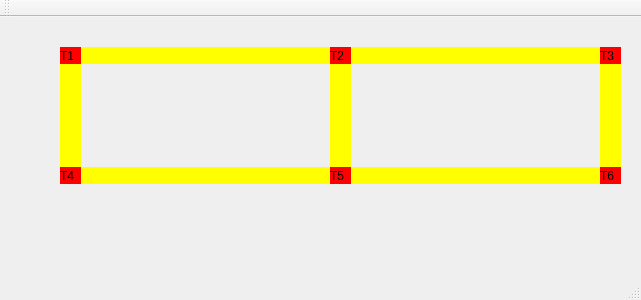
<?xml version="1.0" encoding="UTF-8"?>
<ui version="4.0">
 <class>MainWindow</class>
 <widget class="QMainWindow" name="MainWindow">
  <property name="geometry">
   <rect>
    <x>0</x>
    <y>0</y>
    <width>641</width>
    <height>300</height>
   </rect>
  </property>
  <property name="windowTitle">
   <string>MainWindow</string>
  </property>
  <widget class="QWidget" name="centralWidget">
   <widget class="QLabel" name="label_trem1">
    <property name="geometry">
     <rect>
      <x>60</x>
      <y>30</y>
      <width>21</width>
      <height>17</height>
     </rect>
    </property>
    <property name="styleSheet">
     <string notr="true">QLabel { background: red}</string>
    </property>
    <property name="text">
     <string>T1</string>
    </property>
   </widget>
   <widget class="QLabel" name="label_trem2">
    <property name="geometry">
     <rect>
      <x>330</x>
      <y>30</y>
      <width>21</width>
      <height>17</height>
     </rect>
    </property>
    <property name="styleSheet">
     <string notr="true">QLabel { background: red}</string>
    </property>
    <property name="text">
     <string>T2</string>
    </property>
   </widget>
   <widget class="QLabel" name="label_trem3">
    <property name="geometry">
     <rect>
      <x>600</x>
      <y>30</y>
      <width>21</width>
      <height>17</height>
     </rect>
    </property>
    <property name="styleSheet">
     <string notr="true">QLabel { background: red}</string>
    </property>
    <property name="text">
     <string>T3</string>
    </property>
   </widget>
   <widget class="QLabel" name="label_trem4">
    <property name="geometry">
     <rect>
      <x>60</x>
      <y>150</y>
      <width>21</width>
      <height>17</height>
     </rect>
    </property>
    <property name="styleSheet">
     <string notr="true">QLabel { background: red}</string>
    </property>
    <property name="text">
     <string>T4</string>
    </property>
   </widget>
   <widget class="QLabel" name="label_trem5">
    <property name="geometry">
     <rect>
      <x>330</x>
      <y>150</y>
      <width>21</width>
      <height>17</height>
     </rect>
    </property>
    <property name="styleSheet">
     <string notr="true">QLabel { background: red}</string>
    </property>
    <property name="text">
     <string>T5</string>
    </property>
   </widget>
   <widget class="QLabel" name="label_trem6">
    <property name="geometry">
     <rect>
      <x>600</x>
      <y>150</y>
      <width>21</width>
      <height>17</height>
     </rect>
    </property>
    <property name="styleSheet">
     <string notr="true">QLabel { background: red}</string>
    </property>
    <property name="text">
     <string>T6</string>
    </property>
   </widget>
   <widget class="QLabel" name="label_trilho1">
    <property name="geometry">
     <rect>
      <x>80</x>
      <y>30</y>
      <width>250</width>
      <height>17</height>
     </rect>
    </property>
    <property name="styleSheet">
     <string notr="true">QLabel { background: yellow}</string>
    </property>
    <property name="text">
     <string/>
    </property>
   </widget>
   <widget class="QLabel" name="label_trilho2">
    <property name="geometry">
     <rect>
      <x>80</x>
      <y>150</y>
      <width>250</width>
      <height>17</height>
     </rect>
    </property>
    <property name="styleSheet">
     <string notr="true">QLabel { background: yellow}</string>
    </property>
    <property name="text">
     <string/>
    </property>
   </widget>
   <widget class="QLabel" name="label_trilho3">
    <property name="geometry">
     <rect>
      <x>330</x>
      <y>30</y>
      <width>21</width>
      <height>137</height>
     </rect>
    </property>
    <property name="styleSheet">
     <string notr="true">QLabel { background: yellow}</string>
    </property>
    <property name="text">
     <string/>
    </property>
   </widget>
   <widget class="QLabel" name="label_trilho4">
    <property name="geometry">
     <rect>
      <x>60</x>
      <y>30</y>
      <width>21</width>
      <height>137</height>
     </rect>
    </property>
    <property name="styleSheet">
     <string notr="true">QLabel { background: yellow}</string>
    </property>
    <property name="text">
     <string/>
    </property>
   </widget>
   <widget class="QLabel" name="label_trilho4_2">
    <property name="geometry">
     <rect>
      <x>600</x>
      <y>30</y>
      <width>21</width>
      <height>137</height>
     </rect>
    </property>
    <property name="styleSheet">
     <string notr="true">QLabel { background: yellow}</string>
    </property>
    <property name="text">
     <string/>
    </property>
   </widget>
   <widget class="QLabel" name="label_trilho1_2">
    <property name="geometry">
     <rect>
      <x>350</x>
      <y>30</y>
      <width>250</width>
      <height>17</height>
     </rect>
    </property>
    <property name="styleSheet">
     <string notr="true">QLabel { background: yellow}</string>
    </property>
    <property name="text">
     <string/>
    </property>
   </widget>
   <widget class="QLabel" name="label_trilho2_2">
    <property name="geometry">
     <rect>
      <x>350</x>
      <y>150</y>
      <width>250</width>
      <height>17</height>
     </rect>
    </property>
    <property name="styleSheet">
     <string notr="true">QLabel { background: yellow}</string>
    </property>
    <property name="text">
     <string/>
    </property>
   </widget>
   <zorder>label_trilho1</zorder>
   <zorder>label_trilho2</zorder>
   <zorder>label_trilho3</zorder>
   <zorder>label_trilho4</zorder>
   <zorder>label_trilho4_2</zorder>
   <zorder>label_trilho1_2</zorder>
   <zorder>label_trilho2_2</zorder>
   <zorder>label_trem1</zorder>
   <zorder>label_trem2</zorder>
   <zorder>label_trem3</zorder>
   <zorder>label_trem4</zorder>
   <zorder>label_trem5</zorder>
   <zorder>label_trem6</zorder>
  </widget>
  <widget class="QMenuBar" name="menuBar">
   <property name="geometry">
    <rect>
     <x>0</x>
     <y>0</y>
     <width>641</width>
     <height>22</height>
    </rect>
   </property>
  </widget>
  <widget class="QToolBar" name="mainToolBar">
   <attribute name="toolBarArea">
    <enum>TopToolBarArea</enum>
   </attribute>
   <attribute name="toolBarBreak">
    <bool>false</bool>
   </attribute>
  </widget>
  <widget class="QStatusBar" name="statusBar"/>
 </widget>
 <layoutdefault spacing="6" margin="11"/>
 <resources/>
 <connections/>
</ui>
